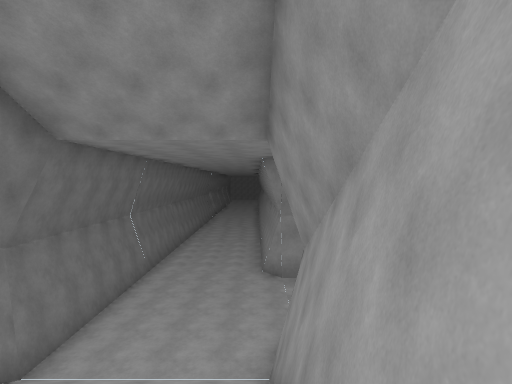
View 1 (above)

23 first-person views from a walk through a Unity game level. The camera is 1.4 m above the floor, tilts 2° down and sees 80° across. The floor is counted in squares, 2 m on a side. Each view is taken from the middle of a square. On the plan, view 1 faces up. The plan holds only what a view shows up to about 10 squares ahead; the rest is blank. The place goes on beyond the plan.

View 2
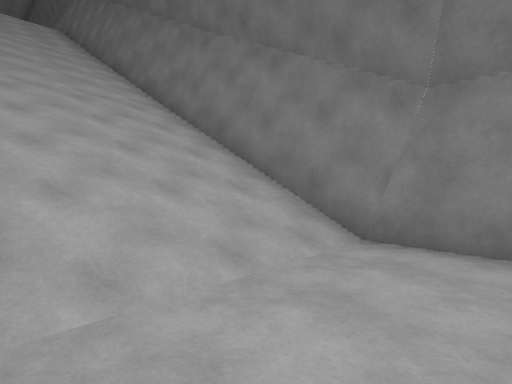

View 3
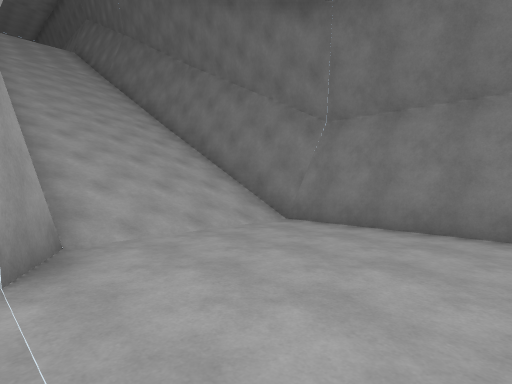

View 4
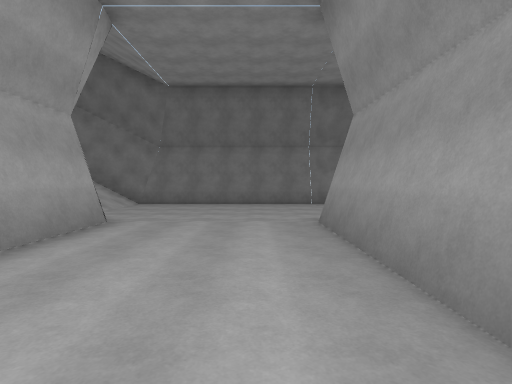

View 5
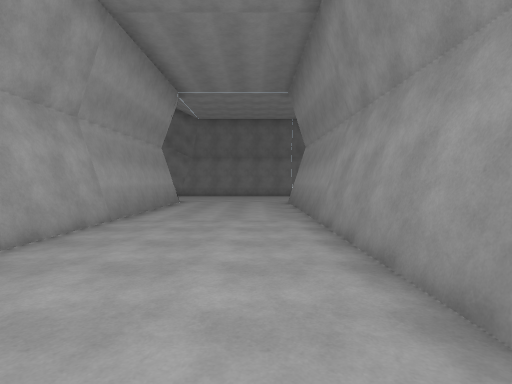

View 6
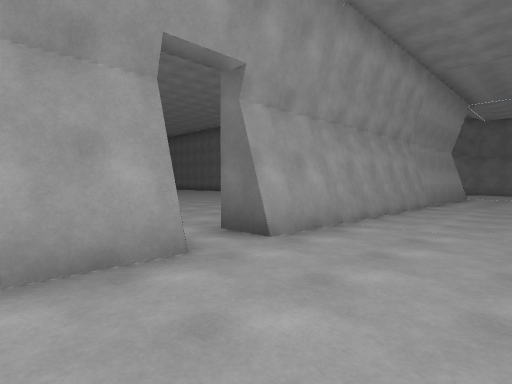

View 7
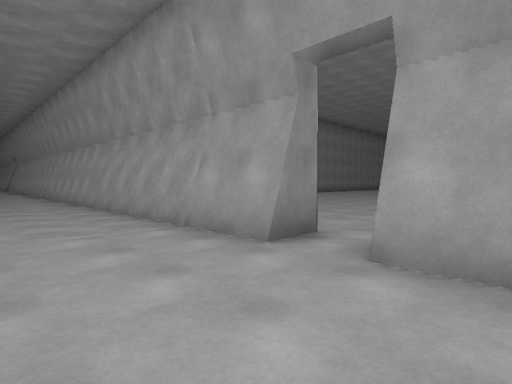

View 8
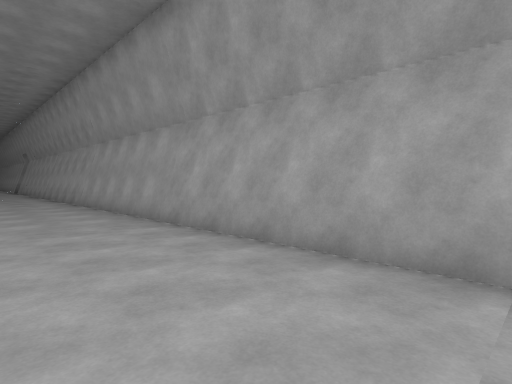

View 9
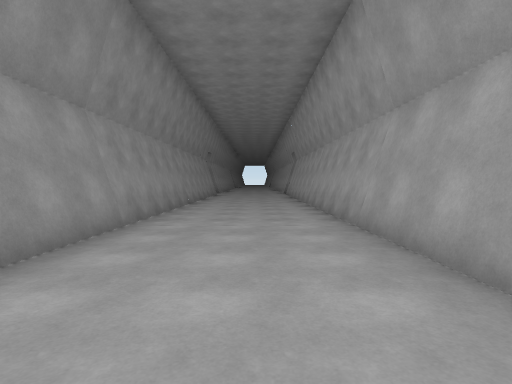

View 10
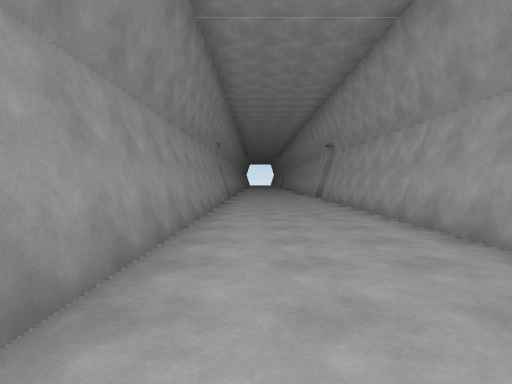

View 11
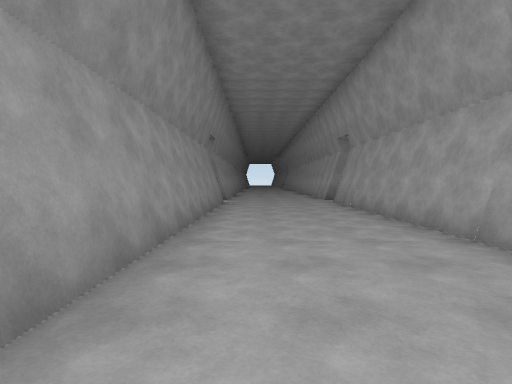

View 12
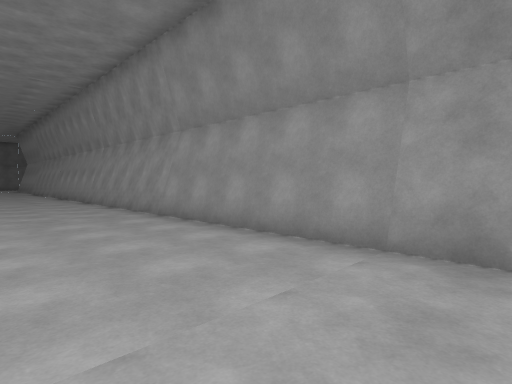

View 13
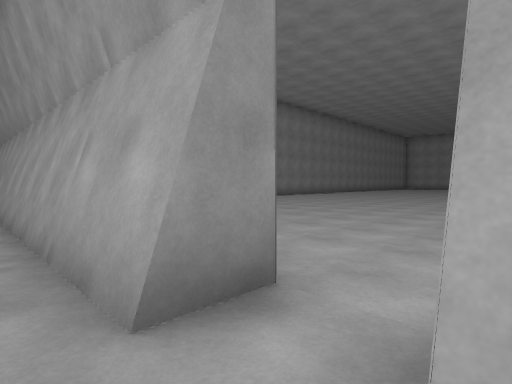

View 14
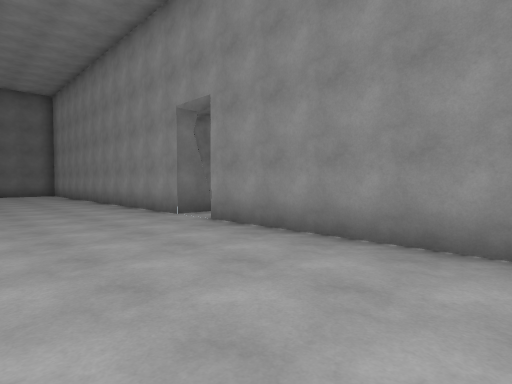

View 15
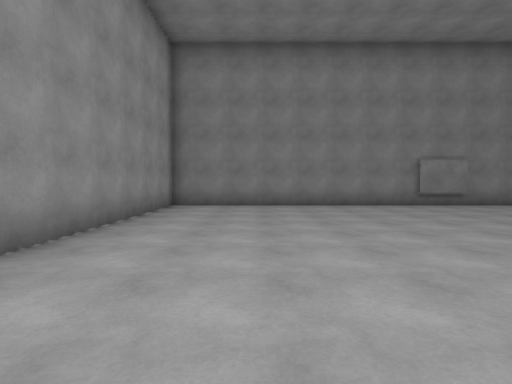

View 16
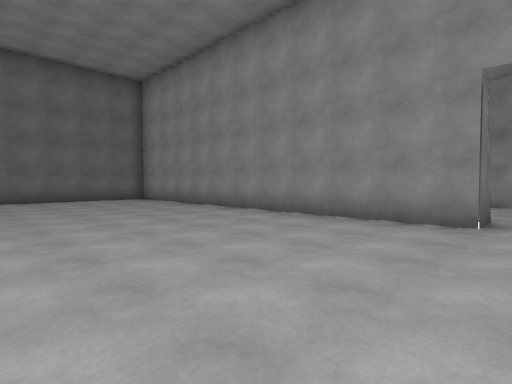

View 17
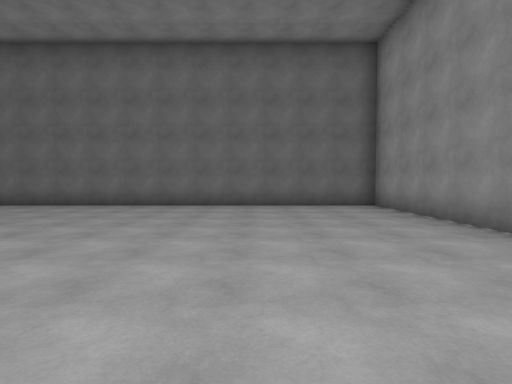

View 18
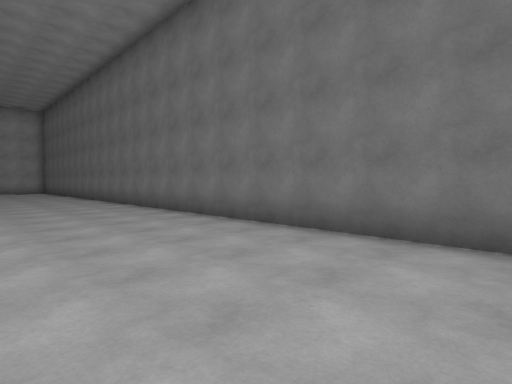

View 19
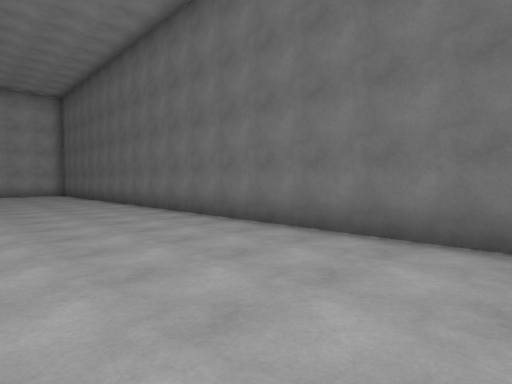

View 20
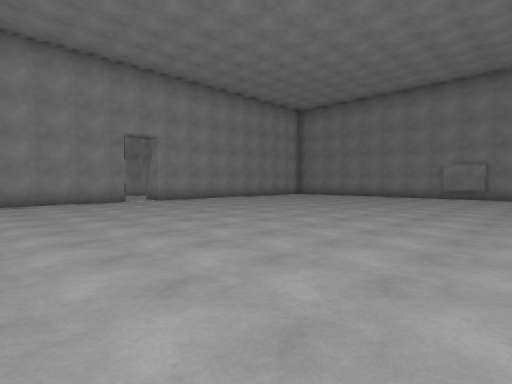

View 21
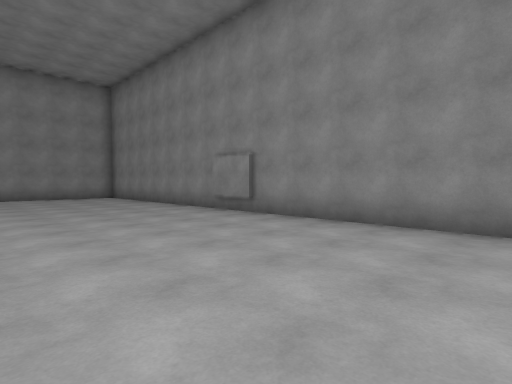

View 22
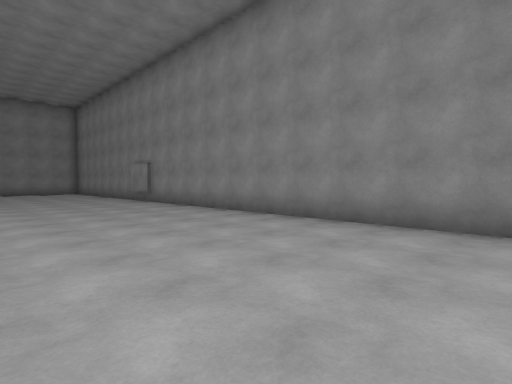

View 23
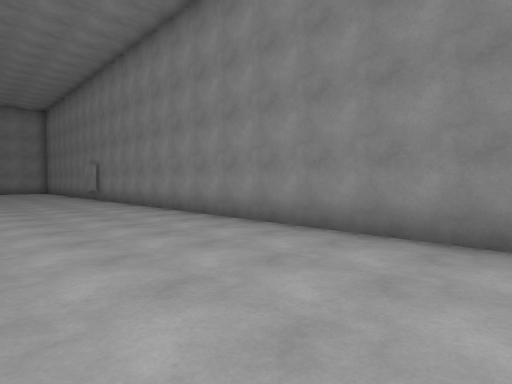

### Floor plan
Key: @ floor where view 1 was taken; # wall or solid block; . floor; / step, stairs or slope.
Columns run from 4 left of view 1 to 35 right of it. Each row starts with its distance up from view 1.
 10 #....#
  9 #....############  #####################
  8 #.......................................
  7 #.......................................
  6 #.......................................
  5 #....############.######################
  4 #////#....................#
  3 #////#....................#
  2 #////#....................#
  1 #////#....................#
  0 #///@#....................#
 -1 #////#....................#
 -2 #////#....................#
 -3 #////#..... ..............#
 -4 #////#....  ..............#
 -5 #////#....  ..............#
 -6   // #....  ......   .....#
 -7   // #....           .....#
 -8      #....           .....#
 -9      #....           .....#
-10      #....           .....#
-11      #....           .....#
-12      #...            .....#
-13      #...            .....#
-14      #...            .....#
-15      #...             ....#
-16      #...             ....#
-17       ...

Positions as (right, up) in squares from view 1, and headings:
1: (0, 0), facing up
2: (0, 6), facing down-left
3: (1, 8), facing down-left
4: (6, 8), facing left
5: (11, 8), facing left
6: (15, 8), facing down-left
7: (11, 8), facing down-right
8: (15, 8), facing down-right
9: (20, 7), facing right
10: (24, 8), facing right
11: (26, 8), facing right
12: (26, 6), facing up-left
13: (12, 6), facing down-right
14: (18, 1), facing up-left
15: (13, 2), facing right
16: (13, -1), facing up-left
17: (10, 1), facing left
18: (5, -2), facing down-left
19: (5, -6), facing down-left
20: (8, -6), facing up-right
21: (17, -9), facing up-right
22: (17, -14), facing up-right
23: (18, -16), facing up-right
